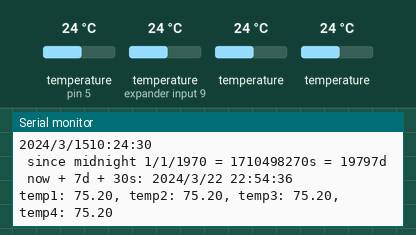
Simulated run of this sketch. Board: Arduino Leonardo, built with avr-gcc and run on an emulated ATmega32U4. On the bench: the last lines printed to the serial monitor. The inputs (shaded band) are chosen by the test bench; at power-on: temperature (sensors on pin 5, expander input 9) 24 °C, temperature 24 °C. The local clock reads 2024-03-15 10:24:30 at power-on unless the sketch sets it; storage starts empty.

Above: at 1.2 s.
1.3 s: temperature (sensor on pin 5) set to 12 °C
At 2.5 s:
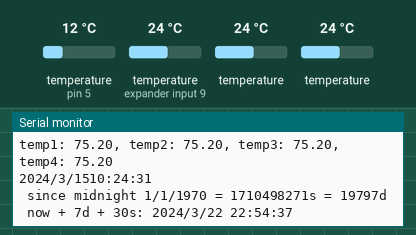
3.8 s: temperature (sensor on expander input 9) set to 12 °C
At 5.3 s:
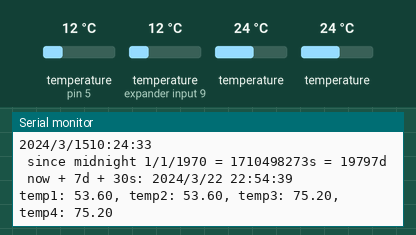
6.3 s: temperature (sensor 205) set to 12 °C
At 7.1 s:
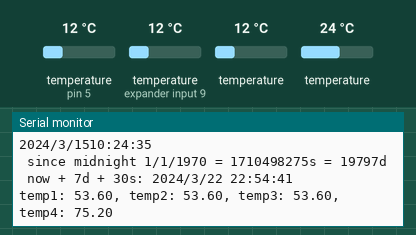
8.8 s: temperature (sensor 305) set to 12 °C
At 10.4 s:
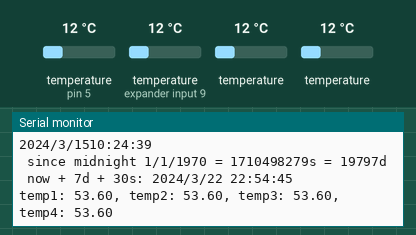
11.3 s: temperature (sensor on pin 5) set to 19 °C
At 12.4 s:
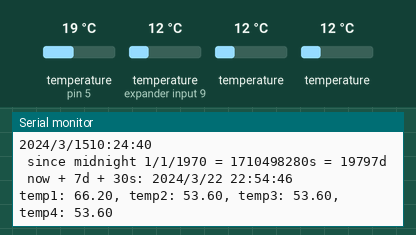
13.8 s: temperature (sensor on expander input 9) set to 19 °C
At 16.2 s:
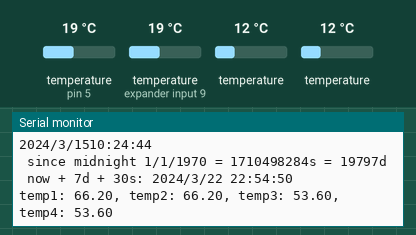
Timing chart, 0 to 17.3 s (numbered marks = the images above; inputs shaded):
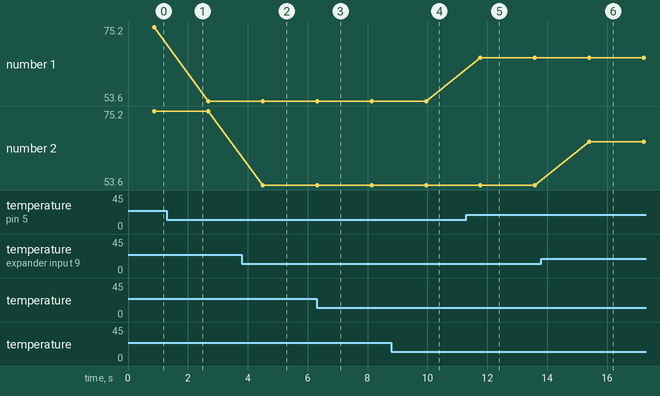

The sketch:

_4x_DS1820B_with_data_logger_sheild.ino
```cpp
#include <OneWire.h>
#include <DallasTemperature.h>
#include <SD.h>
#include <Wire.h>
#include "RTClib.h"

#define LOG_INTERVAL 1000
#define ONE_WIRE_BUS 5

float temp1;
float temp2;
float temp3;
float temp4;

// setup to read sensor data on Port1 D
OneWire oneWire(ONE_WIRE_BUS);
DallasTemperature sensors(&oneWire);

RTC_PCF8523 RTC;

// the logging file
File logfile;

const int chipSelect = 10;

void setup() {
   while (!Serial) {
    delay(1);  // for Leonardo/Micro/Zero
  }
  Serial.begin(57600);
  Serial.println("Running");

  if (!RTC.begin()) {
    Serial.println("Couldn't find RTC");
    while (1);
  }

  if (!RTC.initialized()) {
    Serial.println("RTC is NOT running!");
    // following line sets the RTC to the date & time this sketch was compiled
    RTC.adjust(DateTime(F(__DATE__), F(__TIME__)));
  }

  // initialse sd card
  if (!SD.begin(chipSelect)) {
    error("Card failed, or not present");
  }

  // create a new file
  char filename[] = "LOGGER00.CSV";
  for (uint8_t i = 0; i < 100; i++) {
    filename[6] = i/10 + '0';
    filename[7] = i%10 + '0';
    if (! SD.exists(filename)) {
      // only open a new file if it doesn't exist
      logfile = SD.open(filename, FILE_WRITE);
      break;  // leave the loop!
    }
  }

  if (! logfile) {
    error("couldnt create file");
  }

  Serial.print("Logging to: ");
  Serial.println(filename);

  // log headers for csv
  // stamp, datetime, temp1, temp2, temp3, temp4, temp5, temp6
  logfile.println("field1,field2,field3,field4,field5,field6");

  // initialize temperature sensor library
  sensors.begin();

}

void loop() {
  DateTime now = RTC.now();

  debugTimeStamp(now);

  // read temps
  sensors.requestTemperatures();
  temp1 = celsiusToFarenheit(sensors.getTempCByIndex(0));
  temp2 = celsiusToFarenheit(sensors.getTempCByIndex(1));
  temp3 = celsiusToFarenheit(sensors.getTempCByIndex(2));
  temp4 = celsiusToFarenheit(sensors.getTempCByIndex(3));

  // === wrtie log entry ===
  // - stamp
  logfile.print(now.unixtime());
  // - date
  logfile.print(", \"");
  logfile.print(now.year(), DEC);
  logfile.print("/");
  logfile.print(now.month(), DEC);
  logfile.print("/");
  logfile.print(now.day(), DEC);
  logfile.print(" ");
  logfile.print(now.hour(), DEC);
  logfile.print(":");
  logfile.print(now.minute(), DEC);
  logfile.print(":");
  logfile.print(now.second(), DEC);
  logfile.print("\", ");
  logfile.print(temp1);
  logfile.print(", ");
  logfile.print(temp2);
  logfile.print(", ");
  logfile.print(temp3);
  logfile.print(", ");
  logfile.print(temp4);
  logfile.print(", ");
  logfile.println();
  // =====

  // log to sserial
  Serial.print("temp1: ");
  Serial.print(temp1);
  Serial.print(", temp2: ");
  Serial.print(temp2);
  Serial.print(", temp3: ");
  Serial.print(temp3);
  Serial.print(", temp4: ");
  Serial.print(temp4);
  Serial.println("");

  logfile.flush();

  delay(LOG_INTERVAL);
}

float celsiusToFarenheit(float c) {
  return c * 1.8 + 32.0;
}


void error(char *str)
{
  Serial.print("error: ");
  Serial.println(str);

  while(1);
}

void debugTimeStamp(DateTime now) {
    Serial.print(now.year(), DEC);
    Serial.print('/');
    Serial.print(now.month(), DEC);
    Serial.print('/');
    Serial.print(now.day(), DEC);
    Serial.print(now.hour(), DEC);
    Serial.print(':');
    Serial.print(now.minute(), DEC);
    Serial.print(':');
    Serial.print(now.second(), DEC);
    Serial.println();

    Serial.print(" since midnight 1/1/1970 = ");
    Serial.print(now.unixtime());
    Serial.print("s = ");
    Serial.print(now.unixtime() / 86400L);
    Serial.println("d");

    // calculate a date which is 7 days, 12 hours and 30 seconds into the future
    DateTime future (now + TimeSpan(7,12,30,6));

    Serial.print(" now + 7d + 30s: ");
    Serial.print(future.year(), DEC);
    Serial.print('/');
    Serial.print(future.month(), DEC);
    Serial.print('/');
    Serial.print(future.day(), DEC);
    Serial.print(' ');
    Serial.print(future.hour(), DEC);
    Serial.print(':');
    Serial.print(future.minute(), DEC);
    Serial.print(':');
    Serial.print(future.second(), DEC);
    Serial.println();
}
```

Measured:
- after the input at 3.8 s, the serial monitor: prints a new line after 0.70 s (image 2)
- after the input at 6.3 s, the serial monitor: prints a new line at once (image 3)
- after the input at 8.8 s, the serial monitor: prints a new line after 1.2 s (image 4)
- after the input at 11.3 s, the serial monitor: prints a new line after 0.47 s (image 5)
- after the input at 13.8 s, the serial monitor: prints a new line after 1.6 s (image 6)
- plotted number 1: 75.2 → 53.6 after the input at 1.3 s, 53.6 → 66.2 after the input at 11.3 s
